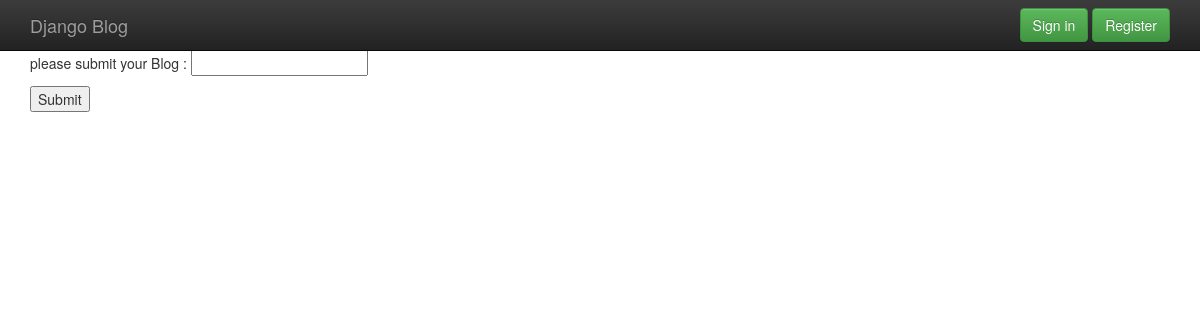
The app's page /business, older data.
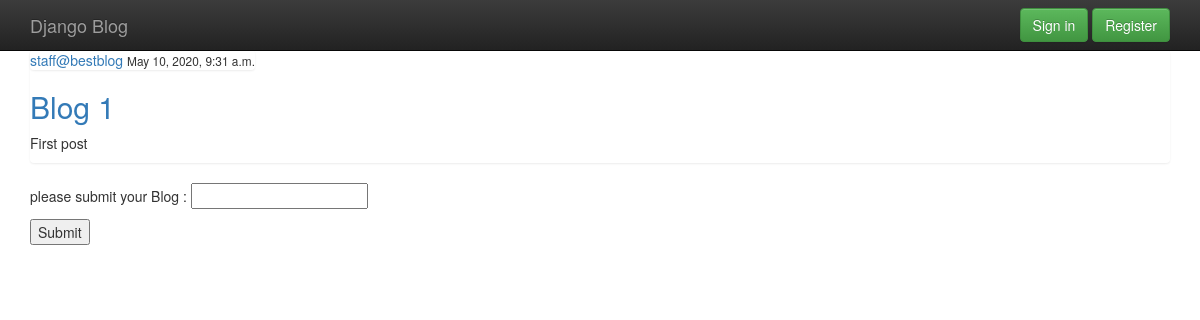
The same page, newer data.
### blog/models.py (models this page shows, shortened)
class Post(models.Model):
    tilte = models.CharField(max_length=100)
    content = models.TextField()
    date_posted = models.DateTimeField(default=timezone.now)
    author = models.ForeignKey(User, on_delete=models.CASCADE)

### blog/views.py (the view)
# urls.py: path('business', views.business, name='business'),
def business(request):
    context = {
        'posts' : Post.objects.all()
    }
    return render(request, 'blog/business.html', context)

### blog/templates/blog/business.html (shortened to what this page needs)
{% extends 'blog/base.html' %}
{% block content %}
<section class="container">
    {% for post in posts %}
        <div class="list-group">
         <article>
          <div class="media-body">
           <div class="list-group">
            <a href="#">{{ post.author }}</a>
            <small>{{ post.date_posted }}</small>
           </div>
           <h2><a href="#">{{ post.tilte }}</a></h2>
           <p>{{ post.content }}</p>
         </article>
        </div>
    {% endfor %}
</section>
<section class="container">
    <form action="" method="post">
        <p>
            please submit your Blog :
            <input type="text" name="url">
        </p>
        <p>
            <button type="submit">Submit</button>
        </p>
    </form>
</section>
{% endblock content %}

Row changes from the older to the newer data that the page shows:
added Post: author "staff@bestblog", date_posted "May 10, 2020, 9:31 a.m.", tilte "Blog 1", content "First post"
